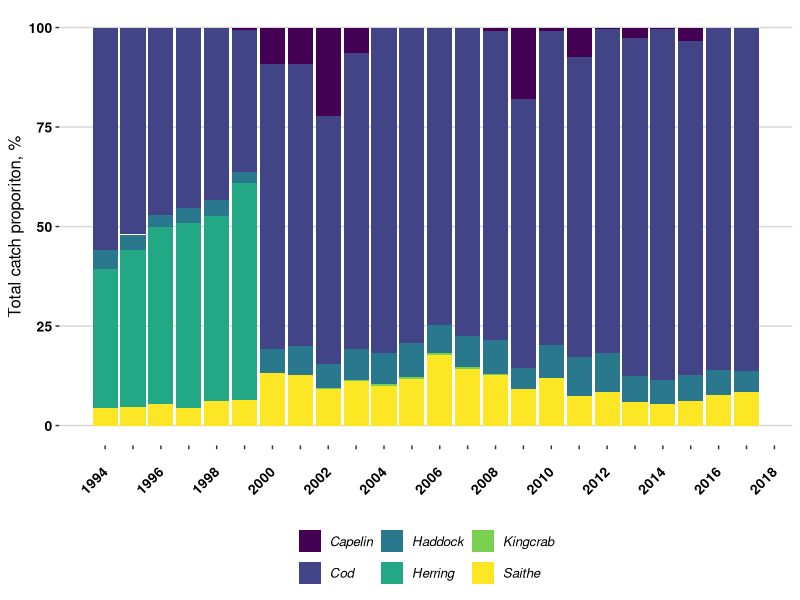
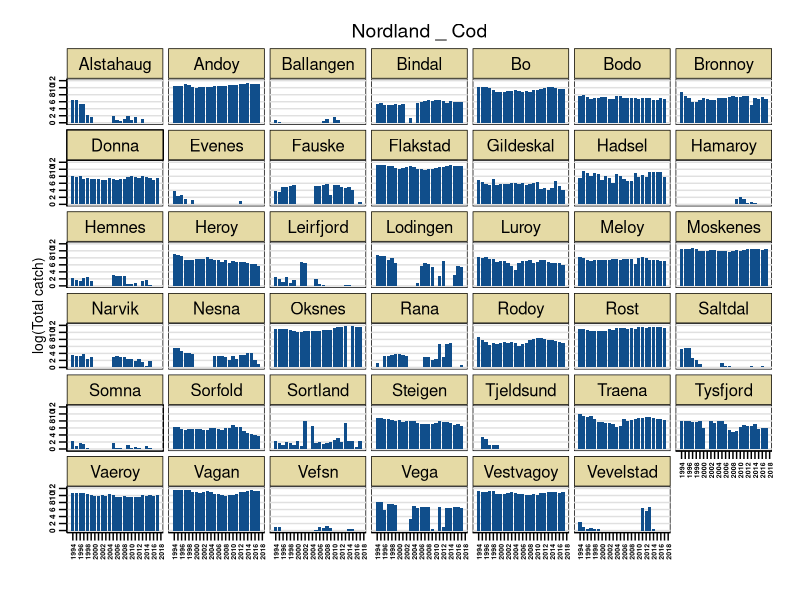
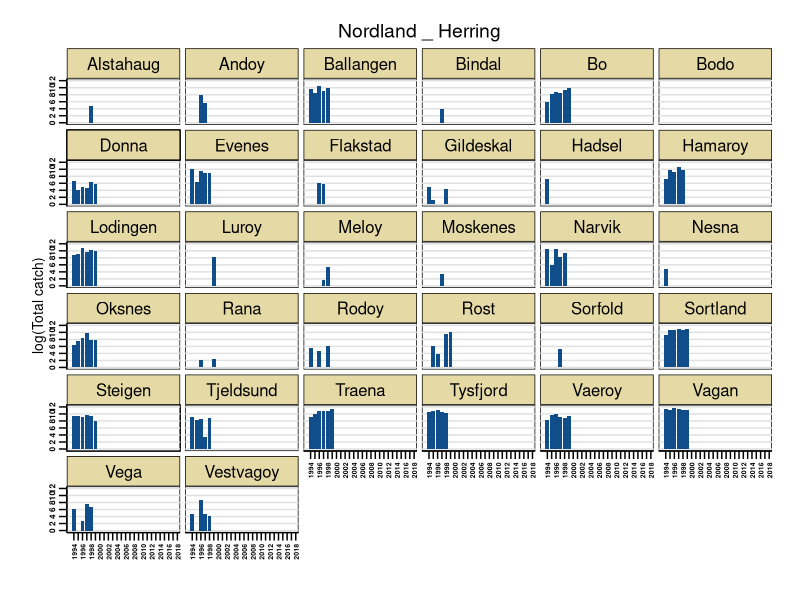
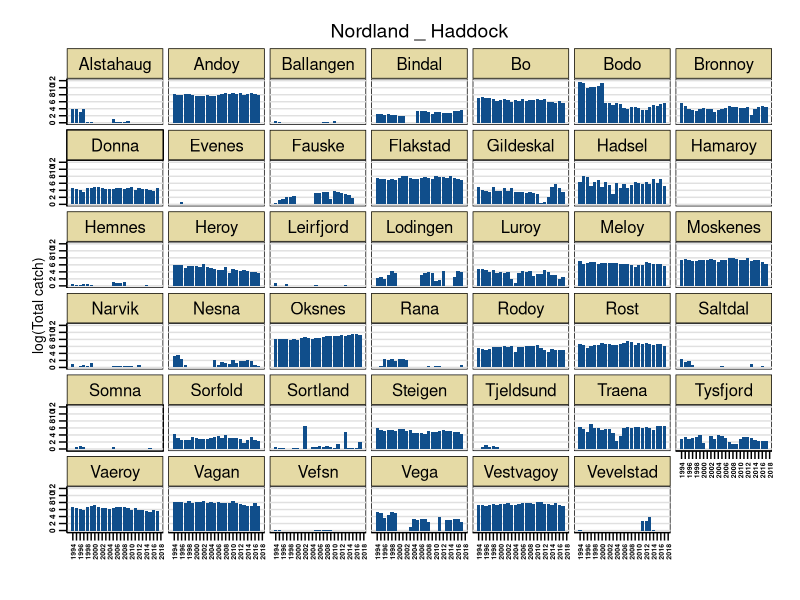
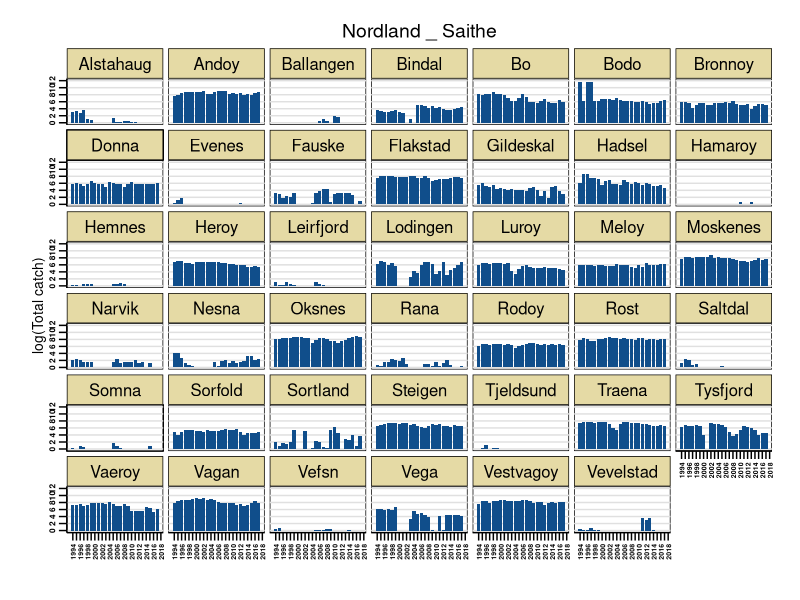
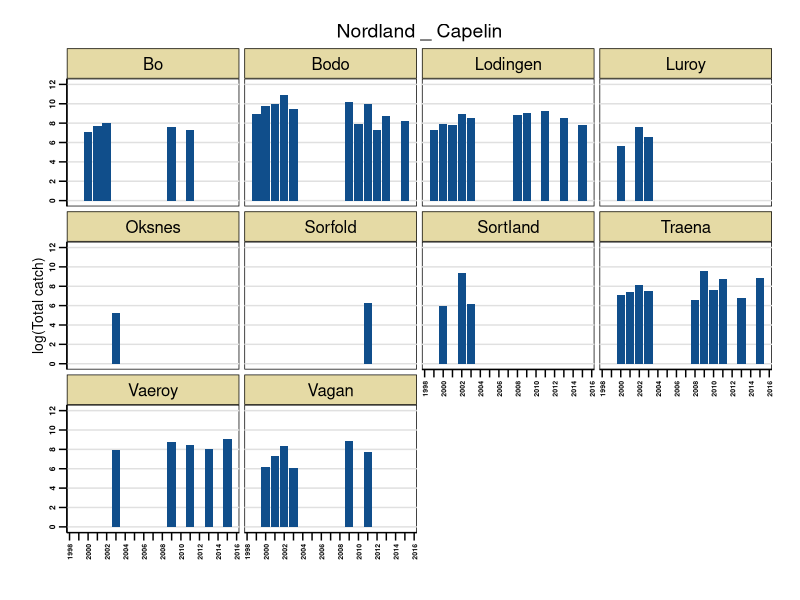
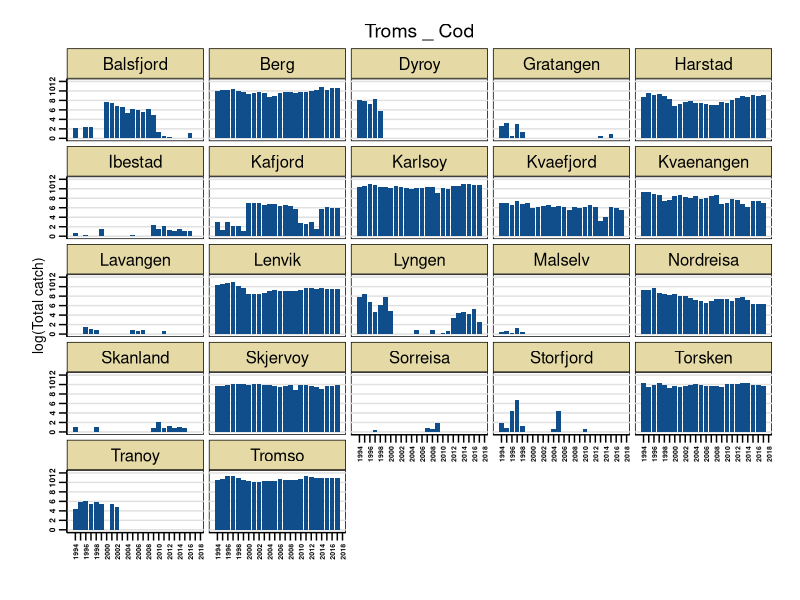
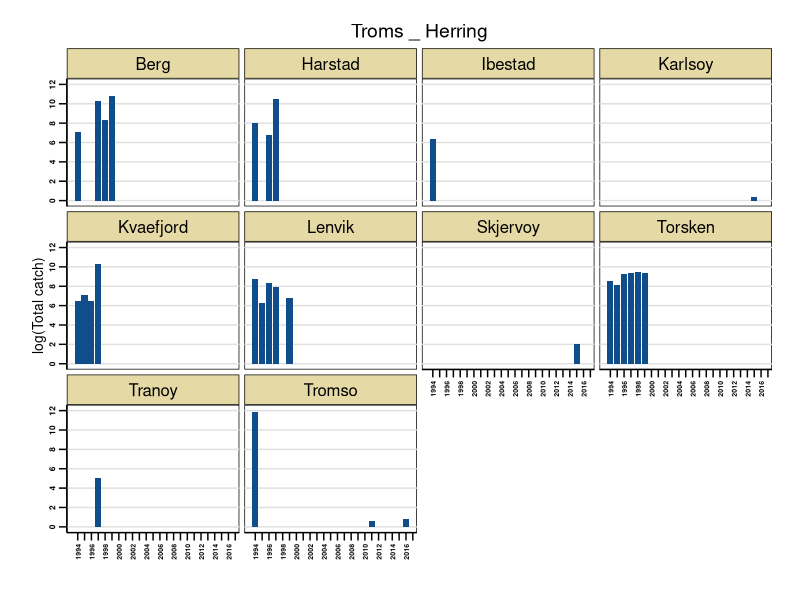

Write the R code that produced these figures, in order.
## ---- chunk 1
library(readxl)
library(readr)
library(dplyr)
library(stringr)
library(ggplot2)
library(ggthemes)
library(scales)
library(zoo)
## ---- chunk 2
fish_nor_weight <- read.csv("data/catch_weighted_score.csv")
# fish_nor_score <-read.csv ("data/sustain_score.csv")
ices_clean <- read.csv("data/ices_updated_2018.csv")
final_scores <-read.csv("data/fish_score_smoothed_seaarea.csv")
## ---- chunk 3
breaks1 <- seq(1994, 2018, by = 1)
labels1 <- as.character(breaks1)
labels1[!breaks1%%2==0]<- ""

plot_catches <- fish_nor_weight %>% 
                group_by(Year, Species) %>% 
                summarize(catch_spp = sum(Total_catch_new)) %>% 
                group_by(Year) %>% 
                mutate(catch_grandtot = sum(catch_spp)) %>% 
                ungroup() %>% 
                mutate(catch_prop = (catch_spp/catch_grandtot)*100)
                
ggplot(plot_catches, aes(x = Year, y = catch_prop, fill= Species))+
  geom_bar(stat = "identity")+
  scale_x_continuous(breaks = breaks1, labels = labels1)+
  labs(x = "", y = "Total catch proporiton, %")+
  theme(axis.text.x = element_text(size = 10, angle = 45, hjust = 1, vjust = 0.5, face = "bold", colour = "black"),
        axis.text.y = element_text(size = 10, face = "bold",colour = "black"),
        legend.text = element_text(face = "italic"),
        legend.title = element_blank())+
  theme_hc()+
  scale_fill_viridis_d(option = "D") 
## ---- chunk 4
stocks_bycounty <-fish_nor_weight %>% 
             mutate(county = case_when(
                                    Municip_number >= 1800 &  Municip_number < 1900 ~ "Nordland",
                                    Municip_number >= 1900 &  Municip_number < 2000 ~ "Troms",
                                    Municip_number >= 2000 ~ "Finnmark")) %>% 
                                    mutate(log_catch = log(Total_catch_new + 1))


counties <- unique(stocks_bycounty$county) 

#redefine breaks if needed, but they are already defined in lines 209 - 211
# breaks1 <- seq(1994, 2018, by = 1)
# labels1 <- as.character(breaks1)
# labels1[!breaks1%%2==0]<- ""

for(i in 1:length(counties))
  {
  cty <- counties[i]
  
  df <- stocks_bycounty %>%
    filter(county == cty)
  
  species <- unique(df$Species)
  
  for(j in 1:length(species)){
  sp <- species[j]
    
  df2 <- df %>% 
    filter(Species == sp)
  
  plot <- ggplot(df2)+
      geom_col(aes(x = Year, y = log_catch), fill = "dodgerblue4")+
      facet_wrap(Municip_name_new  ~ .) +
      scale_x_continuous(breaks = breaks1, labels = labels1)+
      scale_y_continuous(limits = c(0,12), breaks = seq(0, 12, by = 2)) +
      labs(y = "log(Total catch)", x = "") +
      ggtitle(paste(cty, "_", sp))+
      theme_stata(scheme = "s1color") +
      theme(legend.position = "none", 
            axis.text.x = element_text(size = 5, angle = 90, hjust = 0.5, vjust = 0.5, face = "bold"),
            axis.text.y = element_text(size = 6, face = "bold", hjust = 0.5, vjust = 0.5, margin = margin(t = 0, r = 2, b = 0, l = 0)),
            plot.title = element_text(hjust=0.5, vjust=0.5),
            axis.ticks.x = element_line(size = 0.5),
            axis.ticks.length = unit(0.2, "cm"))
           
            
ggsave(paste0("figs/catch_", cty, "_", sp, ".pdf"), plot)
  
}
  
}


## ---- chunk 5
#breaks2 <- seq(1994, 2018, by = 1)
# labels1 <- as.character(breaks1)
# labels1[!breaks1%%2==0]<- ""

ices_spp <-unique(ices_clean$Species)

 ices_plotprep <- ices_clean %>% 
       filter(Year >= 1994) %>% 
       select(Year, Species, SSB, Bmsy, Blim) %>% 
       mutate(SSB = as.numeric(as.character(SSB))) %>% 
       mutate(Year = as.numeric(as.character(Year)))

 for (i in 1:length(ices_spp)) {
   
 sp <-species[i]  
 df <- ices_plotprep %>% 
       filter(Species == sp)
 bmsy = df$Bmsy[1]
 blim = df$Blim[1]
 
options(scipen = 999) 

plot2 <- ggplot(df)+
      geom_col(aes(x = Year, y = SSB), fill = "dodgerblue")+
      scale_x_continuous(breaks = breaks1, labels = labels1)+
      scale_y_continuous(limits = c(0,max(df$SSB, na.rm = T)))+
      labs(y = "SSB", x = "") +
      geom_hline(aes(yintercept = Blim), col = "darkred", linetype = "dashed", size = 1) +
      geom_hline(aes(yintercept = Bmsy), col = "darkgreen", linetype = "dashed", size = 1) +
      ggtitle(sp) +
      annotate("text", x = 1994, y = (bmsy + 20000), label = "Bmsy", hjust = 0, color = "darkgreen", size = 7)+
      annotate("text", x = 1994, y = (blim + 20000), label = "Blim", hjust = 0, color = "darkred", size = 7)+
      theme_stata(scheme = "s1color") +
      theme(legend.position = "none", 
             axis.title = element_text(size = 15),
             axis.text.x = element_text(size = 12, angle = 45, hjust = 1, vjust = 0.5, face = "bold"),
             axis.text.y = element_text(size = 12, face = "bold", margin = margin(t = 0, r = 0, b = 0, l = 0),
                                        angle = 0, hjust = 1, vjust = 0),
             plot.title = element_text(hjust=0.5, vjust=0.5),
             axis.ticks.x = element_line(size = 0.5),
             axis.ticks.length = unit(0.2, "cm"),
             strip.text = element_text(size = 15))  

ggsave(paste0("figs/SSB_", "_", sp, ".pdf"), plot2)      
        
 } 

